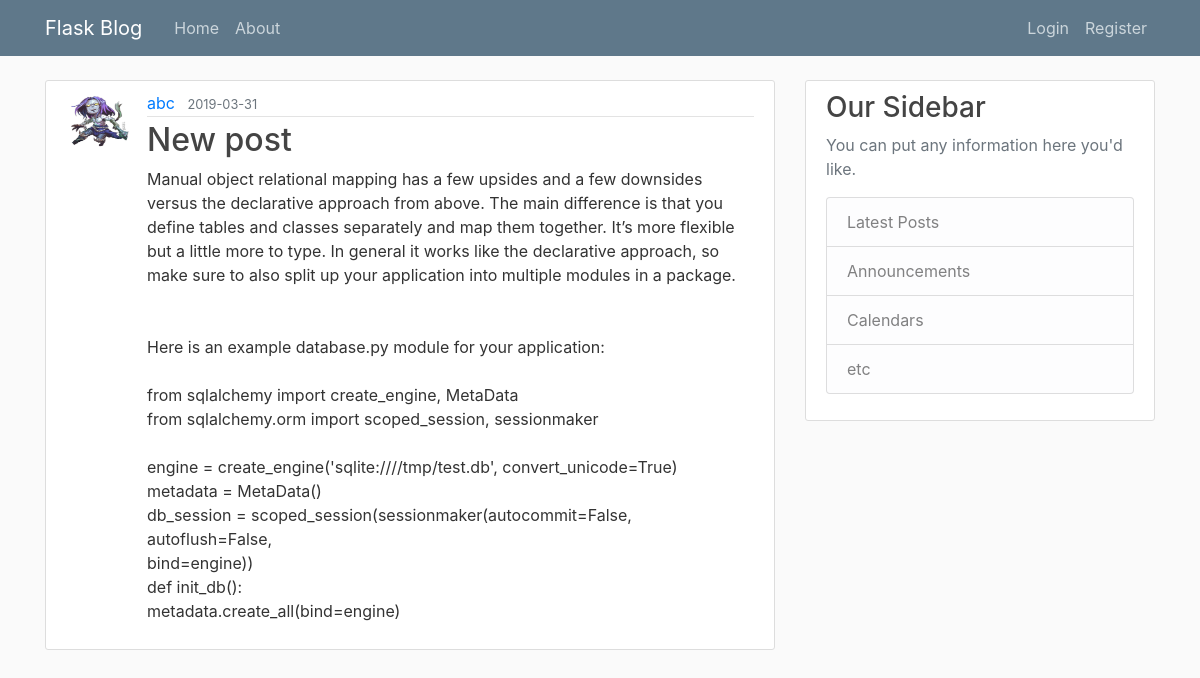
The app's page /post/4 with its own data.
### flaskblog/models.py (models this page shows, shortened)
class User(db.Model, UserMixin):
    id = db.Column(db.Integer, primary_key=True)
    username = db.Column(db.String(20), unique=True, nullable=False)
    email = db.Column(db.String(120), unique=True, nullable=False)
    image_file = db.Column(db.String(20), nullable=False, default='default.jpg')
    password = db.Column(db.String(60), nullable=False)
    posts = db.relationship('Post', backref='author',lazy=True)

class Post(db.Model):
    id = db.Column(db.Integer, primary_key=True)
    title = db.Column(db.String(100), nullable=False)
    date_posted = db.Column(db.DateTime, nullable=False, default=datetime.utcnow)
    content = db.Column(db.Text, nullable=False)
    user_id = db.Column(db.Integer, db.ForeignKey('user.id'), nullable=False)

### flaskblog/routes.py (the view)
@app.route("/post/<int:post_id>")
def post(post_id):
    post = Post.query.get_or_404(post_id)
    return render_template('post.html', title=post.title, post=post)

### flaskblog/templates/post.html (shortened to what this page needs)
{% extends "layout.html" %}
{% block content %}
		<article class="media content-section">
			<img class="rounded-circle article-img" src="{{ url_for('static', filename='profile_pics/' + post.author.image_file) }}">
			<div class="media-body">
				<div class="article-metadata">
					<a class="mr-2" href="{{ url_for('user_posts', username=post.author.username) }}">{{ post.author.username }}</a>
					<small class="text-muted">{{ post.date_posted.strftime('%Y-%m-%d') }}</small>
				</div>
				<h2 class="article-title">{{ post.title }}</h2>
				<p class="article-content">{{ post.content }}</p>
			</div>
		</article>
{% endblock content %}

### flaskblog/static/main.css (style rules this page uses)
body { background: #fafafa; color: #333333; margin-top: 5rem; }
h1, h2, h3, h4, h5, h6 { color: #444444; }
.content-section { background: #ffffff; padding: 10px 20px; border: 1px solid #dddddd; border-radius: 3px; margin-bottom: 20px; }
.article-title { color: #444444; }
.article-content { white-space: pre-line; }
.article-img { height: 65px; width: 65px; margin-right: 16px; }
.article-metadata { padding-bottom: 1px; margin-bottom: 4px; border-bottom: 1px solid #e3e3e3 }

### records on screen
User: image_file (picture), author.username "abc"
Post: date_posted "2019-03-31", title "New post", content "Manual object relational mapping has a few upsides and a few downsides versus the declarative approach from above. The main difference is that you define tables and classes separately and map them together. It’s more flexible but a little more to type. In general it works like the declarative approach, so make sure to also split up your application into multiple modules in a package. Here is an example database.py module for your application: from sqlalchemy import create_engine, MetaData from sqlalchemy.orm import scoped_session, sessionmaker engine = create_engine('sqlite:////tmp/test.db', convert_unicode=True) metadata = MetaData() db_session =…"
